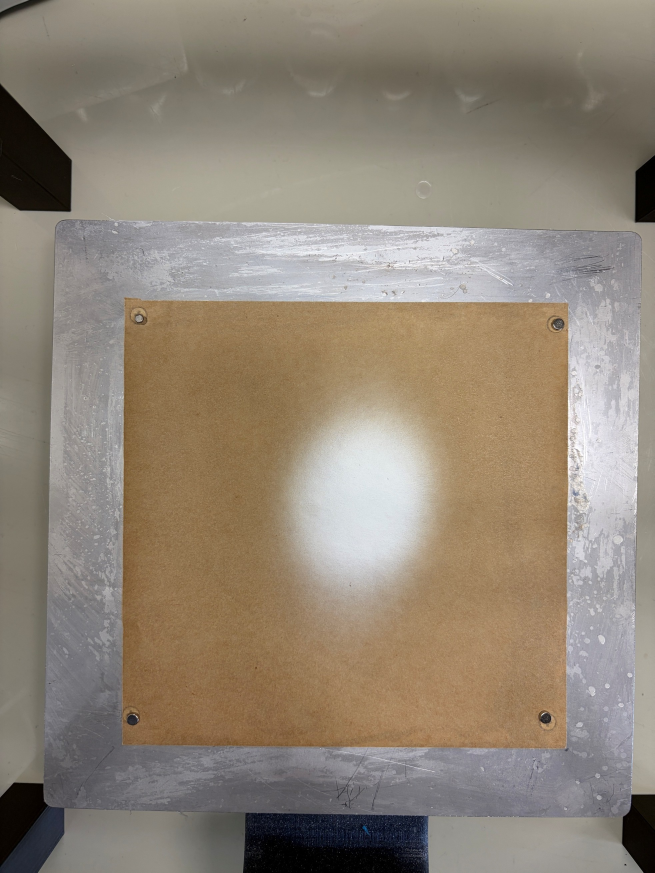
#> input picture Programme_bon/Pictures/Picture1.jpg, 1964 x 2618 px (shown at 1/3 size); its folder holds only this picture in this run
$ python Rating.py
#> lines starting #> are read from the running program, lines starting #| are printed output that depends on the picture; after the words box and inside, x2 and y2 are one past the last pixel; in counts of white or black regions, pixels touching at a corner belong together
import cv2
import numpy as np
import os

print("=" * 80)
print("GLOBAL POLYMER ANALYSIS (GEOMETRY + TEXTURE) - SEQUENTIAL EXCEL ORDER")
print("=" * 80)

# 1. Image folder definition
image_folder = "Pictures"

# Check if the image folder exists
if not os.path.exists(image_folder):
    print(f"[FATAL ERROR] The folder '{image_folder}' does not exist. Please create it and add your images.")
    exit()

# 2. Generate the ordered image list (e.g., from 1 to 27) to match Excel rows
# If you add more images later, simply increase the range limit (currently up to 28, non-inclusive)
images_to_test = [f"Picture{i}.jpg" for i in range(1, 28)]

# 3. Main processing loop
for image_name in images_to_test:

    # Create full path to the image file (e.g., "Pictures/Picture1.jpg")
    image_path = os.path.join(image_folder, image_name)

    # Check if the image file exists to prevent script crashes
    if not os.path.exists(image_path):
        print(f"[WARNING] {image_path} not found in folder. Skipping to next image.")
        continue

    img = cv2.imread(image_path)
#> img is the input picture: shape (2618, 1964, 3); mean B, G, R 118.9, 133.3, 144.6

    if img is None:
        print(f"[ERROR] Unable to read image file {image_path}.")
        continue

    # ==========================================================
    # 1. IMAGE RESIZING
    # ==========================================================
    new_w = 500
    aspect_ratio = new_w / img.shape[1]
#> aspect_ratio = 0.255
    new_h = int(img.shape[0] * aspect_ratio)
#> new_h = 666

    img_resized = cv2.resize(img, (new_w, new_h))
    img_result = img_resized.copy()

    hsv = cv2.cvtColor(img_resized, cv2.COLOR_BGR2HSV)
#> hsv: shape (666, 500, 3); mean H, S, V 45.7, 54.2, 145.8
    gray = cv2.cvtColor(img_resized, cv2.COLOR_BGR2GRAY)
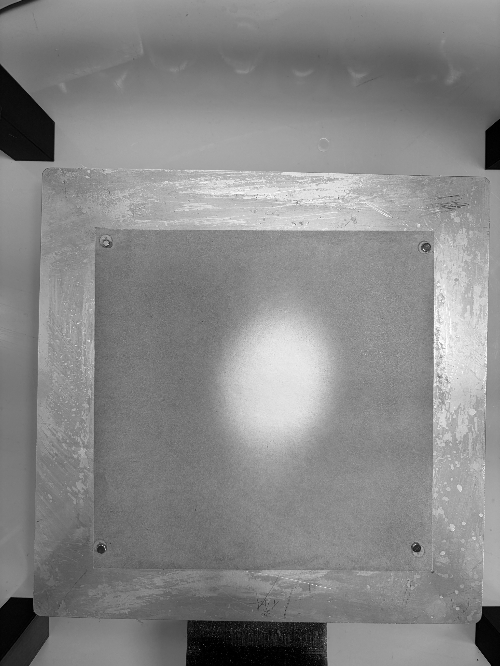
#> gray: shape (666, 500); min 0, max 255, mean 134.9

    # ==========================================================
    # 2. CARDBOARD DETECTION
    # ==========================================================
    lower_cardboard = np.array([5, 40, 50])
    upper_cardboard = np.array([40, 255, 255])

    cardboard_mask = cv2.inRange(hsv, lower_cardboard, upper_cardboard)
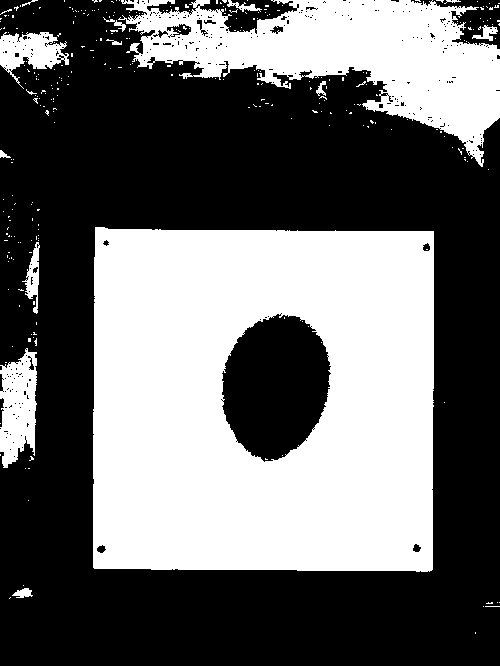
#> cardboard_mask: shape (666, 500); 41.7% white; 298 white regions (284 under 20 px), largest, box (x1, y1, x2, y2) and area: (93, 227, 434, 572) 103407, (118, 0, 500, 167) 28213, (0, 348, 37, 468) 3198
    kernel = np.ones((5, 5), np.uint8)
    cardboard_mask = cv2.morphologyEx(cardboard_mask, cv2.MORPH_CLOSE, kernel)
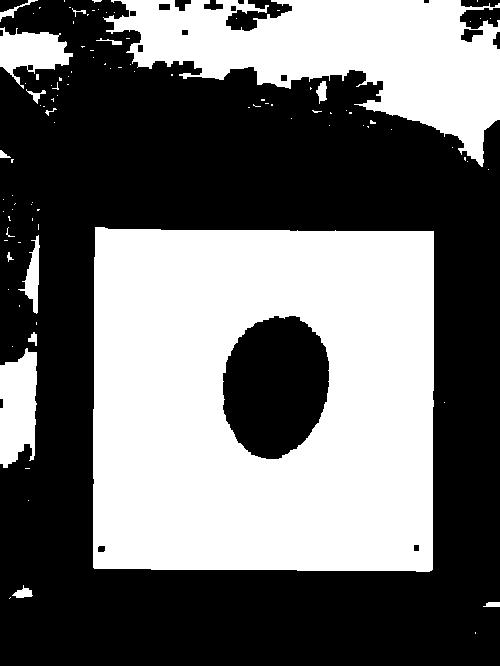
#> cardboard_mask: shape (666, 500); 43.1% white; 100 white regions (84 under 20 px)

    contours_cardboard, _ = cv2.findContours(cardboard_mask, cv2.RETR_EXTERNAL, cv2.CHAIN_APPROX_SIMPLE)
#> contours_cardboard = 100 contours, 87 with area under 20; largest, box (x1, y1, x2, y2) and area: (93, 227, 434, 572) 114916, (103, 0, 500, 167) 31423, (0, 348, 37, 468) 3368, (0, 27, 73, 89) 2224, (18, 235, 40, 314) 583

    if contours_cardboard:
        largest_cardboard = max(contours_cardboard, key=cv2.contourArea)
#> largest_cardboard = contour of 42 points, box (x1, y1, x2, y2) (93, 227, 434, 572), area 114916
        x, y, w, h = cv2.boundingRect(largest_cardboard)
#> x = 93; y = 227; w = 341; h = 345
        margin = 5
        x1, y1, x2, y2 = x + margin, y + margin, x + w - margin, y + h - margin
#> x1 = 98; y1 = 232; x2 = 429; y2 = 567
    else:
        x1, y1, x2, y2 = 50, 50, new_w - 50, new_h - 50

    roi_mask = np.zeros_like(cardboard_mask)
    cv2.rectangle(roi_mask, (x1, y1), (x2, y2), 255, -1)
#> roi_mask: shape (666, 500); 33.5% white; 1 white region, box (x1, y1, x2, y2) and area: (98, 232, 430, 568) 111552
    cv2.rectangle(img_result, (x1, y1), (x2, y2), (255, 0, 0), 2)
#> img_result: shape (666, 500, 3); mean B, G, R 120.8, 131.8, 142.7

    # ==========================================================
    # 3. POLYMER SEGMENTATION
    # ==========================================================
    lower_poly = np.array([0, 0, 170])
    upper_poly = np.array([180, 55, 255])

    raw_mask = cv2.inRange(hsv, lower_poly, upper_poly)
#> raw_mask: shape (666, 500); 15% white; 666 white regions (654 under 20 px), largest, box (x1, y1, x2, y2) and area: (100, 127, 433, 231) 19666, (432, 223, 500, 595) 15005, (218, 307, 334, 470) 13156
    filtered_mask = cv2.bitwise_and(raw_mask, roi_mask)
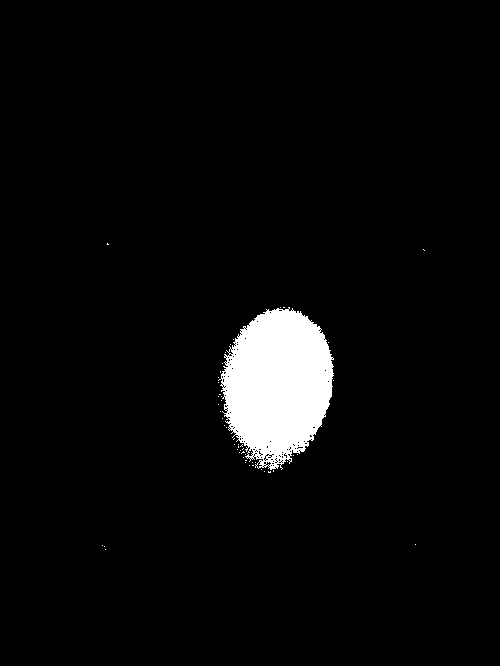
#> filtered_mask: shape (666, 500); 4% white; 52 white regions (51 under 20 px)

    contours, _ = cv2.findContours(filtered_mask, cv2.RETR_EXTERNAL, cv2.CHAIN_APPROX_SIMPLE)
#> contours = 52 contours, 51 with area under 20; largest, box (x1, y1, x2, y2) and area: (218, 307, 334, 470) 13098

    if not contours:
        print(f"[ERROR] Segmentation failed for: {image_path}")
        continue

    largest_contour = max(contours, key=cv2.contourArea)
#> largest_contour = contour of 492 points, box (x1, y1, x2, y2) (218, 307, 334, 470), area 13098
    clean_mask = np.zeros_like(filtered_mask)
    cv2.drawContours(clean_mask, [largest_contour], -1, 255, -1)
#> clean_mask: shape (666, 500); 4% white; 1 white region, box (x1, y1, x2, y2) and area: (218, 307, 334, 470) 13424

    # ==========================================================
    # 4. GEOMETRIC ANALYSIS
    # ==========================================================
    dist_transform = cv2.distanceTransform(clean_mask, cv2.DIST_L2, 5)
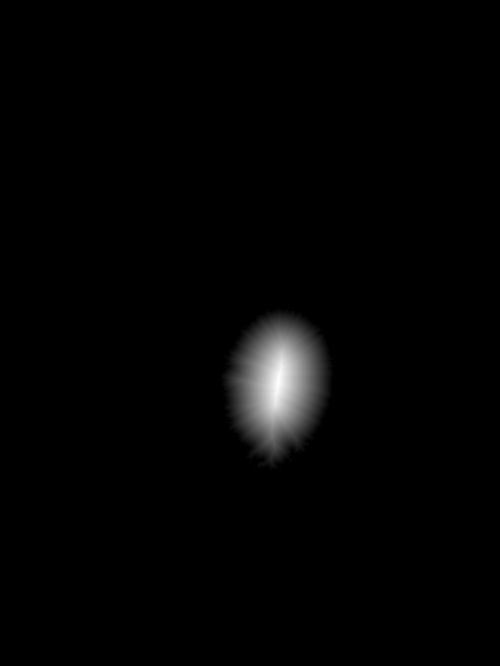
#> dist_transform: shape (666, 500) float32; min 0, max 54, mean 0.8; drawn with min black and max white
    _, max_val, _, max_loc = cv2.minMaxLoc(dist_transform)
#> max_val = 54; max_loc = (278, 382)

    center_x, center_y = max_loc
#> center_x = 278; center_y = 382
    core_radius = int(max_val)
#> core_radius = 54

    max_dist_top = 0
    max_dist_bottom = 0
    pt_max_top = (center_x, center_y)
#> pt_max_top = (278, 382)
    pt_max_bottom = (center_x, center_y)
#> pt_max_bottom = (278, 382)

    for point in largest_contour:
        px, py = point[0]
        dist = np.sqrt((px - center_x) ** 2 + (py - center_y) ** 2)

        if py < center_y:
            if dist > max_dist_top:
                max_dist_top = dist
                pt_max_top = (px, py)
        else:
            if dist > max_dist_bottom:
                max_dist_bottom = dist
                pt_max_bottom = (px, py)
#> this loop made 492 passes
#> (px, py, dist, max_dist_bottom) on passes 130, 132, 148, 159, 160, 165, 166, 167, 172, 173, 177, 181: (221, 382, 57, 57), (220, 385, 58.08, 58.08), (222, 398, 58.24, 58.24), (224, 404, 58.31, 58.31), (224, 409, 60.37, 60.37), (226, 413, 60.54, 60.54), (224, 413, 62.27, 62.27), (222, 411, 63.06, 63.06), (224, 415, 63.29, 63.29), (224, 416, 63.81, 63.81), (226, 419, 63.82, 63.82), (228, 422, 64.03, 64.03)
#> (px, py, dist, max_dist_top) on passes 1, 492: (288, 307, 75.66, 75.66), (289, 307, 75.8, 75.8)
#> after the loop, max_dist_bottom = 88.29; max_dist_top = 75.8; pt_max_top = (289, 307)

    ratio_top = max_dist_top / core_radius if core_radius > 0 else 1
#> ratio_top = 1.4
    ratio_bottom = max_dist_bottom / core_radius if core_radius > 0 else 1
#> ratio_bottom = 1.64
    worst_ratio = max(ratio_top, ratio_bottom)
#> worst_ratio = 1.64

    score_geo = max(0, (worst_ratio - 1) * 100)
#> score_geo = 63.51

    # ==========================================================
    # 5. TEXTURE ANALYSIS
    # ==========================================================
    core_mask = np.zeros_like(gray)
    cv2.circle(core_mask, (center_x, center_y), core_radius, 255, -1)
#> core_mask: shape (666, 500); 2.7% white; 1 white region, box (x1, y1, x2, y2) and area: (224, 328, 333, 437) 9145

    background = cv2.medianBlur(gray, 21)
    details = cv2.absdiff(gray, background)
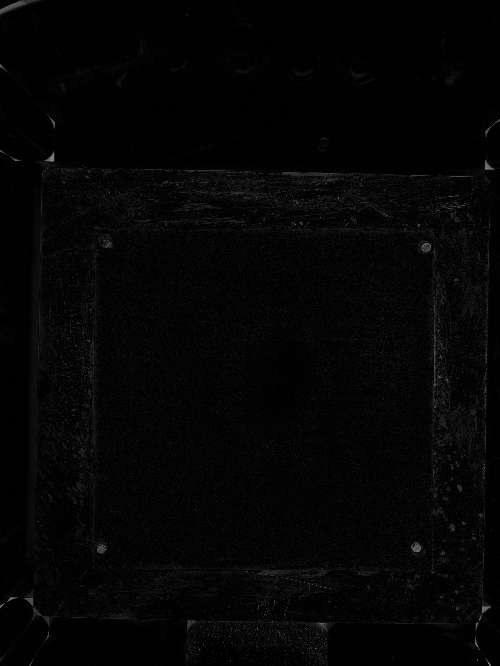
#> details: shape (666, 500); min 0, max 131, mean 4.6
    pixels = details[core_mask == 255]
#> pixels = 9145 values, max 32 at index 3337, min 0 at index 5, mean 3.32

    if len(pixels) > 0:
        slight_threshold = 10
        critical_threshold = 22

        ratio_slight = (np.sum((pixels > slight_threshold) & (pixels <= critical_threshold)) / len(pixels)) * 100
#> ratio_slight = 2.85
        ratio_critical = (np.sum(pixels > critical_threshold) / len(pixels)) * 100
#> ratio_critical = 0.0984

        max_intensity = np.percentile(pixels, 99.5)
#> max_intensity = 16
        intensity_penalty = max(0, max_intensity - 22) * 3
#> intensity_penalty = 0

        score_texture = (ratio_slight * 0.2 + ratio_critical * 300 + intensity_penalty)
#> score_texture = 30.1
    else:
        score_texture = 0
        ratio_critical = 0

    # ==========================================================
    # 6. GLOBAL METRIC CALCULATION
    # ==========================================================
    score_global = (score_geo * 0.60 + score_texture * 0.40)
#> score_global = 50.14

    if score_global <= 30:
        text_status = "Class 1: Compliant - Optimal"
        color = (0, 255, 0)
    elif score_global <= 45:
        text_status = "Class 2: Compliant - Tolerance"
        color = (0, 255, 255)
    elif score_global <= 75:
        text_status = "Class 3: Minor Defect"
        color = (0, 165, 255)
    else:
        text_status = "Class 4: Major Defect"
        color = (0, 0, 255)

    # ==========================================================
    # 7. CONSOLE OUTPUT
    # ==========================================================
    print("\n" + "=" * 70)
    print(f"SAMPLE FILE : {image_path}")
    print("-" * 70)
    print(f"Geometry Score : {score_geo:.2f}")
#| Geometry Score : 63.51
    print(f"Texture Score  : {score_texture:.2f}")
#| Texture Score  : 30.10
    print(f"GLOBAL SCORE   : {score_global:.2f}")
#| GLOBAL SCORE   : 50.14
    print(f"ANALYSIS RESULT: {text_status}")
    print("=" * 70)

    # ==========================================================
    # 8. VISUALIZATION WINDOW
    # ==========================================================
    cv2.drawContours(img_result, [largest_contour], -1, (0, 255, 0), 2)
    cv2.circle(img_result, (center_x, center_y), core_radius, (0, 255, 255), 2)

    if ratio_top > 1.2:
        cv2.line(img_result, (center_x, center_y), pt_max_top, (0, 0, 255), 2)
    if ratio_bottom > 1.2:
        cv2.line(img_result, (center_x, center_y), pt_max_bottom, (0, 165, 255), 2)

    red_mask = ((details > 22) & (core_mask == 255))
#> red_mask: shape (666, 500) bool; 0% white in thin lines or dots, all inside (x1, y1, x2, y2) = (225, 333, 326, 380)
    img_result[red_mask] = [0, 0, 255]
#> img_result: shape (666, 500, 3); mean B, G, R 119.2, 132.3, 142

    cv2.putText(img_result, text_status, (10, 30), cv2.FONT_HERSHEY_SIMPLEX, 0.65, color, 2)
    cv2.putText(img_result, f"Global Score: {score_global:.1f}", (10, 60), cv2.FONT_HERSHEY_SIMPLEX, 0.5,
                (255, 255, 255), 1)
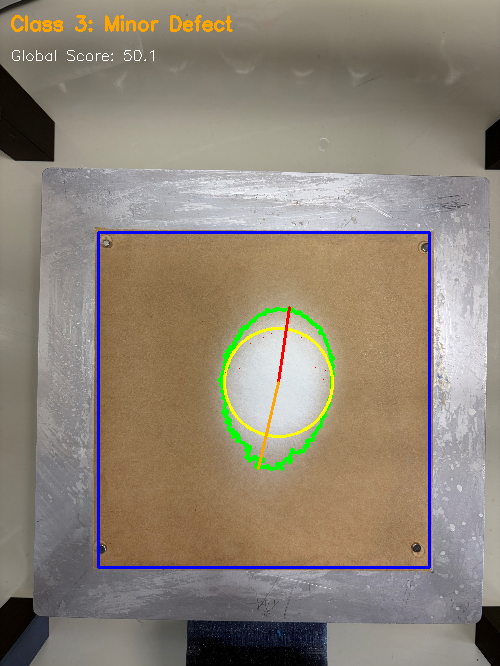
#> img_result: shape (666, 500, 3); mean B, G, R 118.8, 132.6, 142.6

    cv2.imshow(f"Global Analysis - {image_name}", img_result)
    cv2.waitKey(0)

cv2.destroyAllWindows()
print("\n[PROCESSING COMPLETE]")
